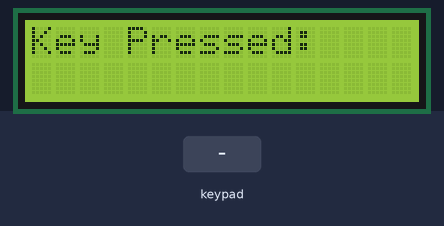
Recording of a sketch running on a simulated Arduino Uno, built with avr-gcc and run on an emulated ATmega328P. Shown: 16×2 character LCD. The inputs (shaded band) are chosen by the test bench.

Above: at 1.2 s.
1.3 s: keypad keys 7 + 5 = pressed 0.4 s apart
At 3.4 s:
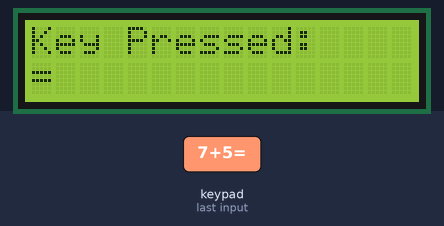
4.4 s: key '%' pressed
At 5.0 s:
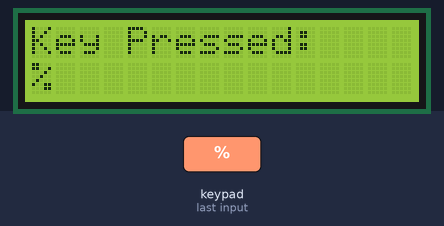
5.9 s: key 'x' pressed
At 6.2 s:
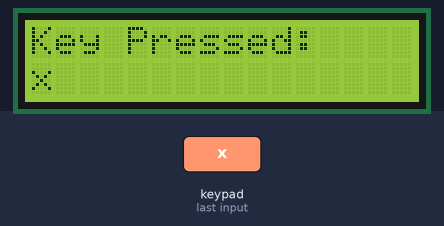
7.4 s: key 'C' pressed
At 8.6 s:
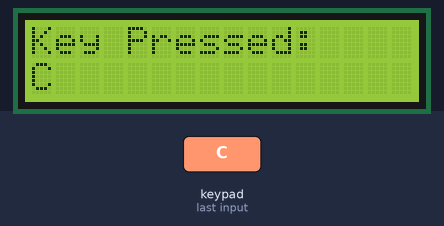
8.9 s: keypad keys 1 2 1 1 1 0 9 pressed 0.4 s apart
At 12.5 s:
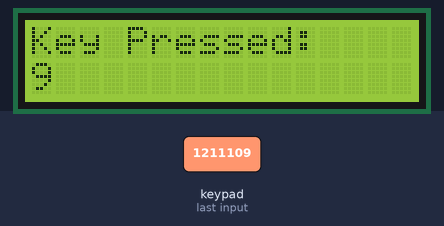
13.2 s: key '=' pressed
At 14.2 s:
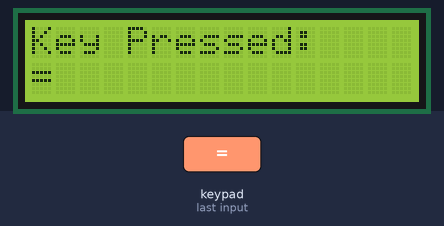
Timing chart, 0 to 15.7 s (numbered marks = the images above; inputs shaded):
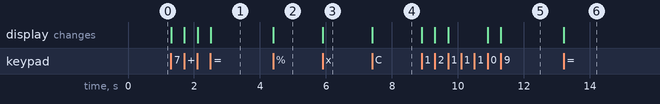

The sketch:

Keypad_Interfacing.ino
```cpp
/* The circuit:
 * LCD RS pin to digital pin 7
 * LCD Enable pin to digital pin 6
 * LCD D4 pin to digital pin 5
 * LCD D5 pin to digital pin 4
 * LCD D6 pin to digital pin 3
 * LCD D7 pin to digital pin 2
 * LCD R/W pin to ground
 */

// include the library code:
#include <LiquidCrystal.h>
#include <Keypad.h>

// initialize the library with the numbers of the interface pins
LiquidCrystal lcd(7, 6, 5, 4, 3, 2);


const byte ROWS = 4; //four rows
const byte COLS = 4; //four columns
//define the cymbols on the buttons of the keypads
char hexaKeys[ROWS][COLS] = {
  {
    '7','8','9','%'      }
  ,
  {
    '4','5','6','x'      }
  ,
  {
    '1','2','3','-'      }
  ,
  {
    'C','0','=','+'      }
};
byte rowPins[ROWS] = {
  12, 11, 10, 9}; //connect to the row pinouts of the keypad
byte colPins[COLS] = {
  A0, A1, A2, A3}; //connect to the column pinouts of the keypad

//initialize an instance of class NewKeypad
Keypad customKeypad = Keypad( makeKeymap(hexaKeys), rowPins, colPins, ROWS, COLS);

void setup(){
  // set up the lcd's number of columns and rows:
  lcd.begin(16,2);

  lcd.print("Key Pressed:");

}
void loop(){
  char customKey = customKeypad.getKey();
  if (customKey){
    // set the cursor to the top row, 0th Coumn, 1st Row:
    lcd.setCursor(0, 1);
    // draw the arrow
    lcd.write(customKey);
    delay(300);
  }
}
```

Measured:
- after the input at 1.3 s, the display: first changes at once (image 1 shows a later state)
- after the input at 4.4 s, the display: changes at once (image 2)
- after the input at 5.9 s, the display: changes at once (image 3)
- after the input at 7.4 s, the display: changes at once (image 4)
- after the input at 8.9 s, the display: first changes at once (image 5 shows a later state)
- after the input at 13.2 s, the display: changes at once (image 6)
